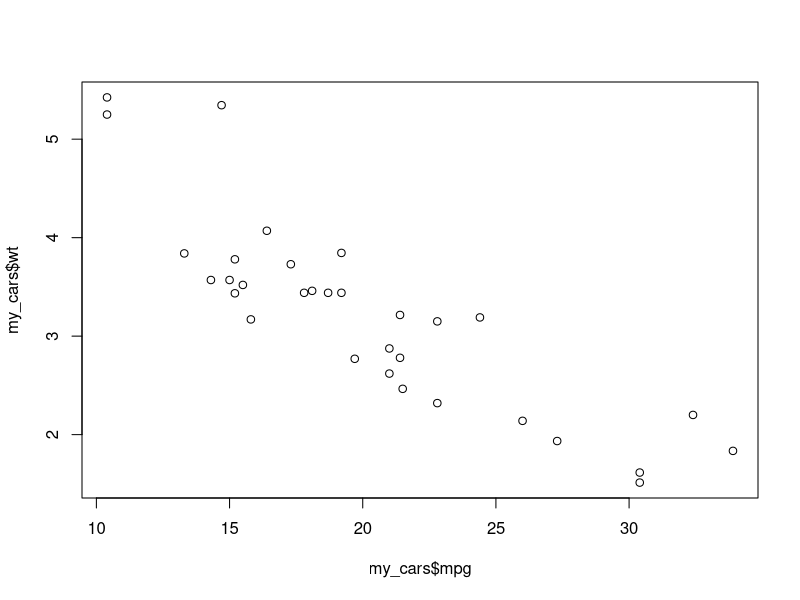

Recreate this plot in R. (Note: this script raises an error after producing the figure.)
#install.packages("tidyverse")
library(tidyverse)

head(mtcars)
my_cars <- select(mtcars, mpg, wt)
head(my_cars)

my_fit <- lm(formula=my_cars$mpg~my_cars$wt)

class(my_fit)
summary(my_fit)
names(my_fit)

plot(my_cars$mpg, my_cars$wt)
abline(my_fit, col="red")

data <- read.csv("data/nlsw88.csv")
glimpse(data)

my_model <- lm(data=data, formula=lwage~yrs_school)
summary(my_model)

coefficients(my_model)
ci <- confint(my_model, level=0.9)

sum(residuals(my_model))

upper <- 0.092920 + qnorm(0.95, mean=0, sd=1) * 0.004333
lower <- 0.092920 - qnorm(0.95, mean=0, sd=1) * 0.004333

Mincer_ml <- lm(data=data, formula=lwage ~ yrs_school + ttl_exp)
summary(Mincer)
summary(Mincer_ml)

wwdata <- mutate(data, se = yrs_school + 2 * ttl_exp)
glimpse(wwdata)
restricted_Mincer_ml <- lm(data=wwdata, formula=lwage ~ se)
summarize(restricted_Mincer_ml)
summary(restricted_Mincer_ml)
